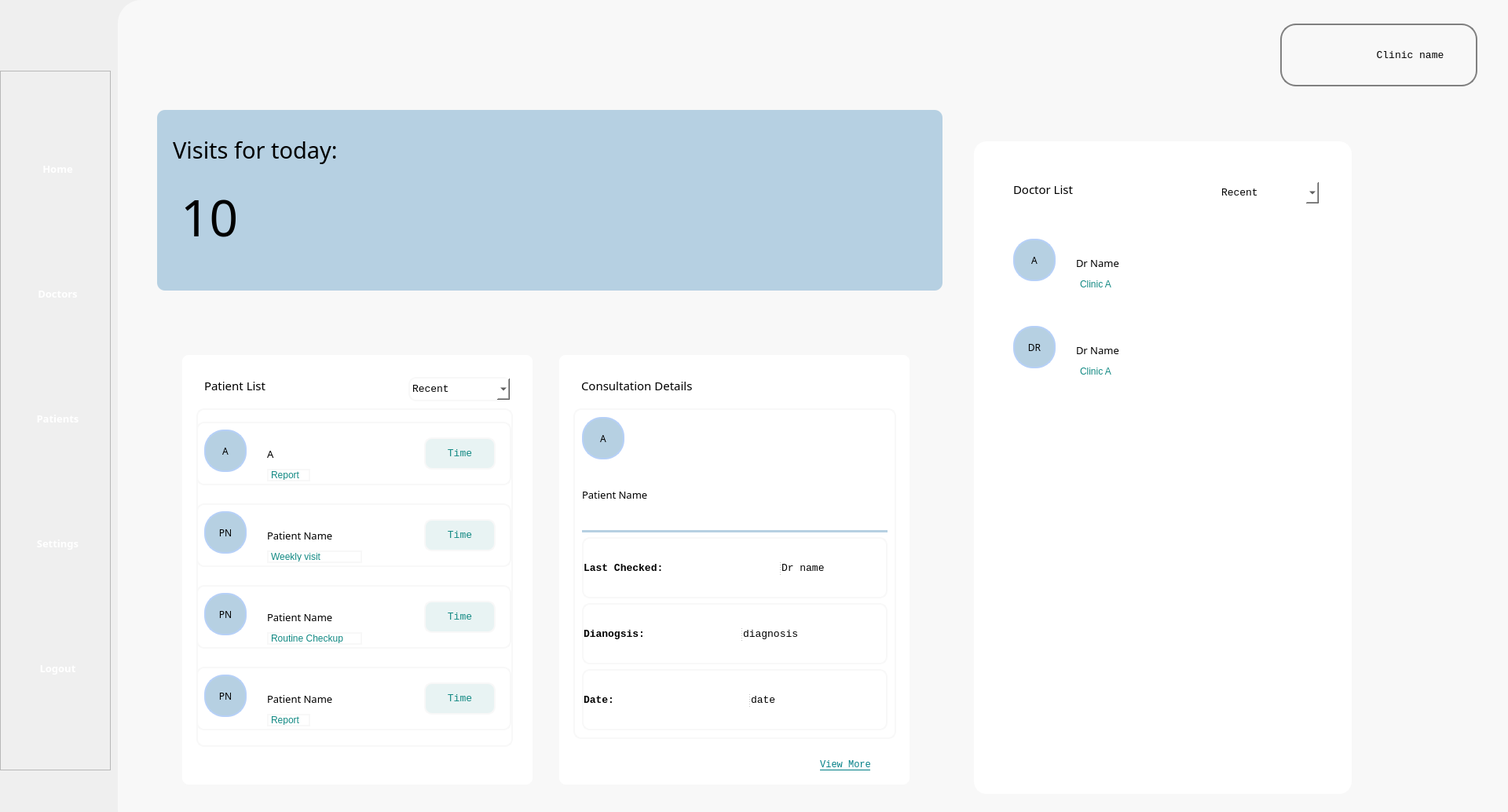
<?xml version="1.0" encoding="UTF-8"?>
<ui version="4.0">
 <class>Form</class>
 <widget class="QWidget" name="Form">
  <property name="geometry">
   <rect>
    <x>0</x>
    <y>0</y>
    <width>1920</width>
    <height>1034</height>
   </rect>
  </property>
  <property name="windowTitle">
   <string>Form</string>
  </property>
  <property name="styleSheet">
   <string notr="true">background-color: &quot;#B6D0E2&quot; </string>
  </property>
  <widget class="QWidget" name="background" native="true">
   <property name="geometry">
    <rect>
     <x>150</x>
     <y>0</y>
     <width>1771</width>
     <height>1061</height>
    </rect>
   </property>
   <property name="styleSheet">
    <string notr="true">background-color: #F8F8F8;
border-bottom-left-radius: 30px;
border-top-left-radius: 30px;
text-align: center;</string>
   </property>
   <widget class="QFrame" name="feedback_frame">
    <property name="geometry">
     <rect>
      <x>1090</x>
      <y>180</y>
      <width>481</width>
      <height>831</height>
     </rect>
    </property>
    <property name="styleSheet">
     <string notr="true">border: 2px solid #FFFFFF;
border-radius: 16px;
background-color: white</string>
    </property>
    <property name="frameShape">
     <enum>QFrame::StyledPanel</enum>
    </property>
    <property name="frameShadow">
     <enum>QFrame::Raised</enum>
    </property>
    <widget class="QFrame" name="upcomin_appt_frame_2">
     <property name="geometry">
      <rect>
       <x>20</x>
       <y>20</y>
       <width>450</width>
       <height>551</height>
      </rect>
     </property>
     <property name="styleSheet">
      <string notr="true">background-color : #ffffff;</string>
     </property>
     <property name="frameShape">
      <enum>QFrame::StyledPanel</enum>
     </property>
     <property name="frameShadow">
      <enum>QFrame::Raised</enum>
     </property>
     <widget class="QLabel" name="upcoming_label_2">
      <property name="geometry">
       <rect>
        <x>30</x>
        <y>20</y>
        <width>211</width>
        <height>41</height>
       </rect>
      </property>
      <property name="font">
       <font>
        <family>Cascadia Code</family>
        <pointsize>11</pointsize>
       </font>
      </property>
      <property name="styleSheet">
       <string notr="true">border : none;
</string>
      </property>
      <property name="text">
       <string>Doctor List</string>
      </property>
     </widget>
     <widget class="QComboBox" name="comboBox_2">
      <property name="geometry">
       <rect>
        <x>290</x>
        <y>30</y>
        <width>131</width>
        <height>31</height>
       </rect>
      </property>
      <property name="font">
       <font>
        <family>Consolas</family>
        <pointsize>10</pointsize>
       </font>
      </property>
      <item>
       <property name="text">
        <string>Recent</string>
       </property>
      </item>
      <item>
       <property name="text">
        <string>Oldest</string>
       </property>
      </item>
     </widget>
     <widget class="QWidget" name="">
      <property name="geometry">
       <rect>
        <x>20</x>
        <y>70</y>
        <width>403</width>
        <height>241</height>
       </rect>
      </property>
      <layout class="QVBoxLayout" name="verticalLayout_4">
       <item>
        <widget class="QFrame" name="clinicReq_frame_6">
         <property name="minimumSize">
          <size>
           <width>401</width>
           <height>81</height>
          </size>
         </property>
         <property name="maximumSize">
          <size>
           <width>401</width>
           <height>81</height>
          </size>
         </property>
         <property name="frameShape">
          <enum>QFrame::StyledPanel</enum>
         </property>
         <property name="frameShadow">
          <enum>QFrame::Raised</enum>
         </property>
         <widget class="QLabel" name="doc_name_label_6">
          <property name="geometry">
           <rect>
            <x>90</x>
            <y>30</y>
            <width>121</width>
            <height>21</height>
           </rect>
          </property>
          <property name="font">
           <font>
            <family>Cascadia Code</family>
            <pointsize>10</pointsize>
           </font>
          </property>
          <property name="styleSheet">
           <string notr="true">border : none;
</string>
          </property>
          <property name="text">
           <string>Dr Name</string>
          </property>
         </widget>
         <widget class="QLabel" name="doc_logo_label_2">
          <property name="geometry">
           <rect>
            <x>10</x>
            <y>10</y>
            <width>54</width>
            <height>54</height>
           </rect>
          </property>
          <property name="font">
           <font>
            <family>Cascadia Code</family>
            <pointsize>9</pointsize>
           </font>
          </property>
          <property name="styleSheet">
           <string notr="true">background-color: #B6D0E2; /* Fill color */
border-radius: 25px; /* Radius to make it round */
border: 2px solid #B6D0F7; /*  Border color and thickness */
min-width: 50px; /* Ensure the QLabel is a circle */
min-height: 50px; /* Ensure the QLabel is a circle */
max-width: 50px; /* Ensure the QLabel is a circle */
max-height: 50px; /* Ensure the QLabel is a circle */</string>
          </property>
          <property name="text">
           <string>A</string>
          </property>
          <property name="alignment">
           <set>Qt::AlignCenter</set>
          </property>
         </widget>
         <widget class="QLabel" name="patient_visit_reason_label_6">
          <property name="geometry">
           <rect>
            <x>90</x>
            <y>60</y>
            <width>55</width>
            <height>16</height>
           </rect>
          </property>
          <property name="styleSheet">
           <string notr="true">color: #128983</string>
          </property>
          <property name="text">
           <string>Clinic A</string>
          </property>
         </widget>
        </widget>
       </item>
       <item>
        <widget class="QFrame" name="clinicReq_frame_7">
         <property name="minimumSize">
          <size>
           <width>401</width>
           <height>81</height>
          </size>
         </property>
         <property name="maximumSize">
          <size>
           <width>401</width>
           <height>81</height>
          </size>
         </property>
         <property name="frameShape">
          <enum>QFrame::StyledPanel</enum>
         </property>
         <property name="frameShadow">
          <enum>QFrame::Raised</enum>
         </property>
         <widget class="QLabel" name="doc_name_label_7">
          <property name="geometry">
           <rect>
            <x>90</x>
            <y>30</y>
            <width>151</width>
            <height>21</height>
           </rect>
          </property>
          <property name="font">
           <font>
            <family>Cascadia Code</family>
            <pointsize>10</pointsize>
           </font>
          </property>
          <property name="styleSheet">
           <string notr="true">border : none;
</string>
          </property>
          <property name="text">
           <string>Dr Name</string>
          </property>
         </widget>
         <widget class="QLabel" name="clinic_name_label">
          <property name="geometry">
           <rect>
            <x>90</x>
            <y>60</y>
            <width>55</width>
            <height>16</height>
           </rect>
          </property>
          <property name="styleSheet">
           <string notr="true">color: #128983</string>
          </property>
          <property name="text">
           <string>Clinic A</string>
          </property>
         </widget>
         <widget class="QLabel" name="doc_logo_label_3">
          <property name="geometry">
           <rect>
            <x>10</x>
            <y>10</y>
            <width>54</width>
            <height>54</height>
           </rect>
          </property>
          <property name="font">
           <font>
            <family>Cascadia Code</family>
            <pointsize>9</pointsize>
           </font>
          </property>
          <property name="styleSheet">
           <string notr="true">background-color: #B6D0E2; /* Fill color */
border-radius: 25px; /* Radius to make it round */
border: 2px solid #B6D0F7; /*  Border color and thickness */
min-width: 50px; /* Ensure the QLabel is a circle */
min-height: 50px; /* Ensure the QLabel is a circle */
max-width: 50px; /* Ensure the QLabel is a circle */
max-height: 50px; /* Ensure the QLabel is a circle */</string>
          </property>
          <property name="text">
           <string>DR</string>
          </property>
          <property name="alignment">
           <set>Qt::AlignCenter</set>
          </property>
         </widget>
        </widget>
       </item>
      </layout>
     </widget>
    </widget>
   </widget>
   <widget class="QPushButton" name="noti_icon">
    <property name="geometry">
     <rect>
      <x>1380</x>
      <y>30</y>
      <width>70</width>
      <height>81</height>
     </rect>
    </property>
    <property name="text">
     <string/>
    </property>
    <property name="icon">
     <iconset>
      <normaloff>../Images/icon/notification.png</normaloff>../Images/icon/notification.png</iconset>
    </property>
    <property name="iconSize">
     <size>
      <width>40</width>
      <height>40</height>
     </size>
    </property>
   </widget>
   <widget class="QFrame" name="user_frame">
    <property name="geometry">
     <rect>
      <x>1480</x>
      <y>30</y>
      <width>251</width>
      <height>80</height>
     </rect>
    </property>
    <property name="styleSheet">
     <string notr="true">border-radius: 20px; border: 2px solid #808080</string>
    </property>
    <property name="frameShape">
     <enum>QFrame::StyledPanel</enum>
    </property>
    <property name="frameShadow">
     <enum>QFrame::Raised</enum>
    </property>
    <widget class="QLabel" name="profile_icon">
     <property name="geometry">
      <rect>
       <x>10</x>
       <y>10</y>
       <width>60</width>
       <height>60</height>
      </rect>
     </property>
     <property name="styleSheet">
      <string notr="true">border: none</string>
     </property>
     <property name="text">
      <string/>
     </property>
     <property name="pixmap">
      <pixmap>../Images/icon/profile_icon.png</pixmap>
     </property>
     <property name="scaledContents">
      <bool>true</bool>
     </property>
    </widget>
    <widget class="QPushButton" name="profile_btn">
     <property name="geometry">
      <rect>
       <x>110</x>
       <y>25</y>
       <width>111</width>
       <height>31</height>
      </rect>
     </property>
     <property name="font">
      <font>
       <family>Consolas</family>
       <pointsize>10</pointsize>
      </font>
     </property>
     <property name="styleSheet">
      <string notr="true">border: none</string>
     </property>
     <property name="text">
      <string>Clinic name</string>
     </property>
    </widget>
   </widget>
   <widget class="QFrame" name="clinic_req_frame">
    <property name="geometry">
     <rect>
      <x>50</x>
      <y>140</y>
      <width>1000</width>
      <height>230</height>
     </rect>
    </property>
    <property name="styleSheet">
     <string notr="true">border-radius: 10px;
    background-color: #B6D0E2;
    background-image: qlineargradient(
        spread: pad, 
        x1: 0, y1: 0, 
        x2: 0, y2: 1, 
        stop: 0 #B6D0E2, 
        stop: 1 #FFFFFF
    );</string>
    </property>
    <property name="frameShape">
     <enum>QFrame::StyledPanel</enum>
    </property>
    <property name="frameShadow">
     <enum>QFrame::Raised</enum>
    </property>
    <widget class="QLabel" name="visit_for_today_label">
     <property name="geometry">
      <rect>
       <x>20</x>
       <y>20</y>
       <width>961</width>
       <height>61</height>
      </rect>
     </property>
     <property name="font">
      <font>
       <family>Cascadia Code</family>
       <pointsize>22</pointsize>
      </font>
     </property>
     <property name="text">
      <string>Visits for today:</string>
     </property>
     <property name="wordWrap">
      <bool>true</bool>
     </property>
    </widget>
    <widget class="QLabel" name="clinic_req__label">
     <property name="geometry">
      <rect>
       <x>30</x>
       <y>100</y>
       <width>141</width>
       <height>71</height>
      </rect>
     </property>
     <property name="font">
      <font>
       <family>Cascadia Code</family>
       <pointsize>48</pointsize>
      </font>
     </property>
     <property name="text">
      <string>10</string>
     </property>
    </widget>
   </widget>
   <widget class="QFrame" name="details_frame">
    <property name="geometry">
     <rect>
      <x>50</x>
      <y>420</y>
      <width>1000</width>
      <height>600</height>
     </rect>
    </property>
    <property name="styleSheet">
     <string notr="true">border: 2px solid #F8F8F8;
border-radius: 10px;

</string>
    </property>
    <property name="frameShape">
     <enum>QFrame::StyledPanel</enum>
    </property>
    <property name="frameShadow">
     <enum>QFrame::Raised</enum>
    </property>
    <property name="lineWidth">
     <number>6</number>
    </property>
    <widget class="QFrame" name="upcomin_appt_frame">
     <property name="geometry">
      <rect>
       <x>30</x>
       <y>30</y>
       <width>450</width>
       <height>551</height>
      </rect>
     </property>
     <property name="styleSheet">
      <string notr="true">background-color : #ffffff;</string>
     </property>
     <property name="frameShape">
      <enum>QFrame::StyledPanel</enum>
     </property>
     <property name="frameShadow">
      <enum>QFrame::Raised</enum>
     </property>
     <widget class="QLabel" name="upcoming_label">
      <property name="geometry">
       <rect>
        <x>30</x>
        <y>20</y>
        <width>211</width>
        <height>41</height>
       </rect>
      </property>
      <property name="font">
       <font>
        <family>Cascadia Code</family>
        <pointsize>11</pointsize>
       </font>
      </property>
      <property name="styleSheet">
       <string notr="true">border : none;
</string>
      </property>
      <property name="text">
       <string>Patient List</string>
      </property>
     </widget>
     <widget class="QComboBox" name="comboBox">
      <property name="geometry">
       <rect>
        <x>290</x>
        <y>30</y>
        <width>131</width>
        <height>31</height>
       </rect>
      </property>
      <property name="font">
       <font>
        <family>Consolas</family>
        <pointsize>10</pointsize>
       </font>
      </property>
      <item>
       <property name="text">
        <string>Recent</string>
       </property>
      </item>
      <item>
       <property name="text">
        <string>Oldest</string>
       </property>
      </item>
     </widget>
     <widget class="QWidget" name="">
      <property name="geometry">
       <rect>
        <x>20</x>
        <y>70</y>
        <width>403</width>
        <height>431</height>
       </rect>
      </property>
      <layout class="QVBoxLayout" name="verticalLayout_3">
       <item>
        <widget class="QFrame" name="clinicReq_frame">
         <property name="minimumSize">
          <size>
           <width>401</width>
           <height>81</height>
          </size>
         </property>
         <property name="maximumSize">
          <size>
           <width>401</width>
           <height>81</height>
          </size>
         </property>
         <property name="frameShape">
          <enum>QFrame::StyledPanel</enum>
         </property>
         <property name="frameShadow">
          <enum>QFrame::Raised</enum>
         </property>
         <widget class="QLabel" name="patient_name_label">
          <property name="geometry">
           <rect>
            <x>90</x>
            <y>30</y>
            <width>121</width>
            <height>21</height>
           </rect>
          </property>
          <property name="font">
           <font>
            <family>Cascadia Code</family>
            <pointsize>10</pointsize>
           </font>
          </property>
          <property name="styleSheet">
           <string notr="true">border : none;
</string>
          </property>
          <property name="text">
           <string>A</string>
          </property>
         </widget>
         <widget class="QLabel" name="patient_logo_label">
          <property name="geometry">
           <rect>
            <x>10</x>
            <y>10</y>
            <width>54</width>
            <height>54</height>
           </rect>
          </property>
          <property name="font">
           <font>
            <family>Cascadia Code</family>
            <pointsize>9</pointsize>
           </font>
          </property>
          <property name="styleSheet">
           <string notr="true">background-color: #B6D0E2; /* Fill color */
border-radius: 25px; /* Radius to make it round */
border: 2px solid #B6D0F7; /*  Border color and thickness */
min-width: 50px; /* Ensure the QLabel is a circle */
min-height: 50px; /* Ensure the QLabel is a circle */
max-width: 50px; /* Ensure the QLabel is a circle */
max-height: 50px; /* Ensure the QLabel is a circle */</string>
          </property>
          <property name="text">
           <string>A</string>
          </property>
          <property name="alignment">
           <set>Qt::AlignCenter</set>
          </property>
         </widget>
         <widget class="QLabel" name="label">
          <property name="geometry">
           <rect>
            <x>290</x>
            <y>20</y>
            <width>91</width>
            <height>41</height>
           </rect>
          </property>
          <property name="font">
           <font>
            <family>Consolas</family>
            <pointsize>10</pointsize>
           </font>
          </property>
          <property name="styleSheet">
           <string notr="true">background-color: rgba(18, 137, 131, 0.10);
color: #128983; text-align: center;
</string>
          </property>
          <property name="text">
           <string>Time</string>
          </property>
          <property name="alignment">
           <set>Qt::AlignCenter</set>
          </property>
         </widget>
         <widget class="QLabel" name="patient_visit_reason_label">
          <property name="geometry">
           <rect>
            <x>90</x>
            <y>60</y>
            <width>55</width>
            <height>16</height>
           </rect>
          </property>
          <property name="styleSheet">
           <string notr="true">color: #128983</string>
          </property>
          <property name="text">
           <string>Report</string>
          </property>
         </widget>
        </widget>
       </item>
       <item>
        <widget class="QFrame" name="clinicReq_frame_2">
         <property name="minimumSize">
          <size>
           <width>401</width>
           <height>81</height>
          </size>
         </property>
         <property name="maximumSize">
          <size>
           <width>401</width>
           <height>81</height>
          </size>
         </property>
         <property name="frameShape">
          <enum>QFrame::StyledPanel</enum>
         </property>
         <property name="frameShadow">
          <enum>QFrame::Raised</enum>
         </property>
         <widget class="QLabel" name="patient_name_label_2">
          <property name="geometry">
           <rect>
            <x>90</x>
            <y>30</y>
            <width>151</width>
            <height>21</height>
           </rect>
          </property>
          <property name="font">
           <font>
            <family>Cascadia Code</family>
            <pointsize>10</pointsize>
           </font>
          </property>
          <property name="styleSheet">
           <string notr="true">border : none;
</string>
          </property>
          <property name="text">
           <string>Patient Name</string>
          </property>
         </widget>
         <widget class="QLabel" name="clinic_logo_label_2">
          <property name="geometry">
           <rect>
            <x>10</x>
            <y>10</y>
            <width>54</width>
            <height>54</height>
           </rect>
          </property>
          <property name="font">
           <font>
            <family>Cascadia Code</family>
            <pointsize>9</pointsize>
           </font>
          </property>
          <property name="styleSheet">
           <string notr="true">background-color: #B6D0E2; /* Fill color */
border-radius: 25px; /* Radius to make it round */
border: 2px solid #B6D0F7; /*  Border color and thickness */
min-width: 50px; /* Ensure the QLabel is a circle */
min-height: 50px; /* Ensure the QLabel is a circle */
max-width: 50px; /* Ensure the QLabel is a circle */
max-height: 50px; /* Ensure the QLabel is a circle */</string>
          </property>
          <property name="text">
           <string>PN</string>
          </property>
          <property name="alignment">
           <set>Qt::AlignCenter</set>
          </property>
         </widget>
         <widget class="QLabel" name="label_2">
          <property name="geometry">
           <rect>
            <x>290</x>
            <y>20</y>
            <width>91</width>
            <height>41</height>
           </rect>
          </property>
          <property name="font">
           <font>
            <family>Consolas</family>
            <pointsize>10</pointsize>
           </font>
          </property>
          <property name="styleSheet">
           <string notr="true">background-color: rgba(18, 137, 131, 0.10);
color: #128983; text-align: center;
</string>
          </property>
          <property name="text">
           <string>Time</string>
          </property>
          <property name="alignment">
           <set>Qt::AlignCenter</set>
          </property>
         </widget>
         <widget class="QLabel" name="patient_visit_reason_label_2">
          <property name="geometry">
           <rect>
            <x>90</x>
            <y>60</y>
            <width>121</width>
            <height>16</height>
           </rect>
          </property>
          <property name="styleSheet">
           <string notr="true">color: #128983</string>
          </property>
          <property name="text">
           <string>Weekly visit</string>
          </property>
         </widget>
        </widget>
       </item>
       <item>
        <widget class="QFrame" name="clinicReq_frame_3">
         <property name="minimumSize">
          <size>
           <width>401</width>
           <height>81</height>
          </size>
         </property>
         <property name="maximumSize">
          <size>
           <width>401</width>
           <height>81</height>
          </size>
         </property>
         <property name="frameShape">
          <enum>QFrame::StyledPanel</enum>
         </property>
         <property name="frameShadow">
          <enum>QFrame::Raised</enum>
         </property>
         <widget class="QLabel" name="patient_name_label_3">
          <property name="geometry">
           <rect>
            <x>90</x>
            <y>30</y>
            <width>151</width>
            <height>21</height>
           </rect>
          </property>
          <property name="font">
           <font>
            <family>Cascadia Code</family>
            <pointsize>10</pointsize>
           </font>
          </property>
          <property name="styleSheet">
           <string notr="true">border : none;
</string>
          </property>
          <property name="text">
           <string>Patient Name</string>
          </property>
         </widget>
         <widget class="QLabel" name="clinic_logo_label_3">
          <property name="geometry">
           <rect>
            <x>10</x>
            <y>10</y>
            <width>54</width>
            <height>54</height>
           </rect>
          </property>
          <property name="font">
           <font>
            <family>Cascadia Code</family>
            <pointsize>9</pointsize>
           </font>
          </property>
          <property name="styleSheet">
           <string notr="true">background-color: #B6D0E2; /* Fill color */
border-radius: 25px; /* Radius to make it round */
border: 2px solid #B6D0F7; /*  Border color and thickness */
min-width: 50px; /* Ensure the QLabel is a circle */
min-height: 50px; /* Ensure the QLabel is a circle */
max-width: 50px; /* Ensure the QLabel is a circle */
max-height: 50px; /* Ensure the QLabel is a circle */</string>
          </property>
          <property name="text">
           <string>PN</string>
          </property>
          <property name="alignment">
           <set>Qt::AlignCenter</set>
          </property>
         </widget>
         <widget class="QLabel" name="label_3">
          <property name="geometry">
           <rect>
            <x>290</x>
            <y>20</y>
            <width>91</width>
            <height>41</height>
           </rect>
          </property>
          <property name="font">
           <font>
            <family>Consolas</family>
            <pointsize>10</pointsize>
           </font>
          </property>
          <property name="styleSheet">
           <string notr="true">background-color: rgba(18, 137, 131, 0.10);
color: #128983; text-align: center;

</string>
          </property>
          <property name="text">
           <string>Time</string>
          </property>
          <property name="alignment">
           <set>Qt::AlignCenter</set>
          </property>
         </widget>
         <widget class="QLabel" name="patient_visit_reason_label_3">
          <property name="geometry">
           <rect>
            <x>90</x>
            <y>60</y>
            <width>121</width>
            <height>16</height>
           </rect>
          </property>
          <property name="styleSheet">
           <string notr="true">color: #128983</string>
          </property>
          <property name="text">
           <string>Routine Checkup</string>
          </property>
         </widget>
        </widget>
       </item>
       <item>
        <widget class="QFrame" name="clinicReq_frame_4">
         <property name="minimumSize">
          <size>
           <width>401</width>
           <height>81</height>
          </size>
         </property>
         <property name="maximumSize">
          <size>
           <width>401</width>
           <height>81</height>
          </size>
         </property>
         <property name="frameShape">
          <enum>QFrame::StyledPanel</enum>
         </property>
         <property name="frameShadow">
          <enum>QFrame::Raised</enum>
         </property>
         <widget class="QLabel" name="patient_name_label_4">
          <property name="geometry">
           <rect>
            <x>90</x>
            <y>30</y>
            <width>151</width>
            <height>21</height>
           </rect>
          </property>
          <property name="font">
           <font>
            <family>Cascadia Code</family>
            <pointsize>10</pointsize>
           </font>
          </property>
          <property name="styleSheet">
           <string notr="true">border : none;
</string>
          </property>
          <property name="text">
           <string>Patient Name</string>
          </property>
         </widget>
         <widget class="QLabel" name="clinic_logo_label_4">
          <property name="geometry">
           <rect>
            <x>10</x>
            <y>10</y>
            <width>54</width>
            <height>54</height>
           </rect>
          </property>
          <property name="font">
           <font>
            <family>Cascadia Code</family>
            <pointsize>9</pointsize>
           </font>
          </property>
          <property name="styleSheet">
           <string notr="true">background-color: #B6D0E2; /* Fill color */
border-radius: 25px; /* Radius to make it round */
border: 2px solid #B6D0F7; /*  Border color and thickness */
min-width: 50px; /* Ensure the QLabel is a circle */
min-height: 50px; /* Ensure the QLabel is a circle */
max-width: 50px; /* Ensure the QLabel is a circle */
max-height: 50px; /* Ensure the QLabel is a circle */</string>
          </property>
          <property name="text">
           <string>PN</string>
          </property>
          <property name="alignment">
           <set>Qt::AlignCenter</set>
          </property>
         </widget>
         <widget class="QLabel" name="label_4">
          <property name="geometry">
           <rect>
            <x>290</x>
            <y>20</y>
            <width>91</width>
            <height>41</height>
           </rect>
          </property>
          <property name="font">
           <font>
            <family>Consolas</family>
            <pointsize>10</pointsize>
           </font>
          </property>
          <property name="styleSheet">
           <string notr="true">background-color: rgba(18, 137, 131, 0.10);
color: #128983; text-align: center;
</string>
          </property>
          <property name="text">
           <string>Time</string>
          </property>
          <property name="alignment">
           <set>Qt::AlignCenter</set>
          </property>
         </widget>
         <widget class="QLabel" name="patient_visit_reason_label_4">
          <property name="geometry">
           <rect>
            <x>90</x>
            <y>60</y>
            <width>55</width>
            <height>16</height>
           </rect>
          </property>
          <property name="styleSheet">
           <string notr="true">color: #128983</string>
          </property>
          <property name="text">
           <string>Report</string>
          </property>
         </widget>
        </widget>
       </item>
      </layout>
     </widget>
    </widget>
    <widget class="QFrame" name="request_detail_outer">
     <property name="geometry">
      <rect>
       <x>510</x>
       <y>30</y>
       <width>450</width>
       <height>551</height>
      </rect>
     </property>
     <property name="styleSheet">
      <string notr="true">background-color : #ffffff;</string>
     </property>
     <property name="frameShape">
      <enum>QFrame::StyledPanel</enum>
     </property>
     <property name="frameShadow">
      <enum>QFrame::Raised</enum>
     </property>
     <widget class="QLabel" name="req_detail_label">
      <property name="geometry">
       <rect>
        <x>30</x>
        <y>20</y>
        <width>381</width>
        <height>41</height>
       </rect>
      </property>
      <property name="font">
       <font>
        <family>Cascadia Code</family>
        <pointsize>11</pointsize>
       </font>
      </property>
      <property name="styleSheet">
       <string notr="true">border : none;
</string>
      </property>
      <property name="text">
       <string>Consultation Details</string>
      </property>
     </widget>
     <widget class="QFrame" name="clinic_details_inner">
      <property name="geometry">
       <rect>
        <x>20</x>
        <y>70</y>
        <width>411</width>
        <height>421</height>
       </rect>
      </property>
      <property name="frameShape">
       <enum>QFrame::StyledPanel</enum>
      </property>
      <property name="frameShadow">
       <enum>QFrame::Raised</enum>
      </property>
      <layout class="QVBoxLayout" name="verticalLayout_2">
       <item>
        <widget class="QLabel" name="patient_logo">
         <property name="font">
          <font>
           <family>Cascadia Code</family>
           <pointsize>9</pointsize>
          </font>
         </property>
         <property name="styleSheet">
          <string notr="true">background-color: #B6D0E2; /* Fill color */
border-radius: 25px; /* Radius to make it round */
border: 2px solid #B6D0F7; /*  Border color and thickness */
min-width: 50px; /* Ensure the QLabel is a circle */
min-height: 50px; /* Ensure the QLabel is a circle */
max-width: 50px; /* Ensure the QLabel is a circle */
max-height: 50px; /* Ensure the QLabel is a circle */</string>
         </property>
         <property name="text">
          <string>A</string>
         </property>
         <property name="alignment">
          <set>Qt::AlignCenter</set>
         </property>
        </widget>
       </item>
       <item>
        <widget class="QLabel" name="patient_name">
         <property name="font">
          <font>
           <family>Cascadia Code</family>
           <pointsize>10</pointsize>
          </font>
         </property>
         <property name="styleSheet">
          <string notr="true">border : none;
</string>
         </property>
         <property name="text">
          <string>Patient Name</string>
         </property>
        </widget>
       </item>
       <item>
        <widget class="QFrame" name="line">
         <property name="minimumSize">
          <size>
           <width>357</width>
           <height>3</height>
          </size>
         </property>
         <property name="maximumSize">
          <size>
           <width>16777215</width>
           <height>3</height>
          </size>
         </property>
         <property name="styleSheet">
          <string notr="true">background-color: #B6D0E2; border: none;</string>
         </property>
         <property name="frameShape">
          <enum>QFrame::StyledPanel</enum>
         </property>
         <property name="frameShadow">
          <enum>QFrame::Raised</enum>
         </property>
        </widget>
       </item>
       <item>
        <widget class="QSplitter" name="splitter">
         <property name="orientation">
          <enum>Qt::Horizontal</enum>
         </property>
         <widget class="QLabel" name="phone_label">
          <property name="font">
           <font>
            <family>Consolas</family>
            <pointsize>10</pointsize>
            <weight>75</weight>
            <bold>true</bold>
           </font>
          </property>
          <property name="styleSheet">
           <string notr="true">border: none;</string>
          </property>
          <property name="lineWidth">
           <number>0</number>
          </property>
          <property name="text">
           <string>Last Checked:</string>
          </property>
         </widget>
         <widget class="QLabel" name="add_display_2">
          <property name="font">
           <font>
            <family>Consolas</family>
            <pointsize>10</pointsize>
            <weight>50</weight>
            <bold>false</bold>
           </font>
          </property>
          <property name="styleSheet">
           <string notr="true">border: none;</string>
          </property>
          <property name="text">
           <string>Dr name</string>
          </property>
          <property name="scaledContents">
           <bool>false</bool>
          </property>
          <property name="wordWrap">
           <bool>true</bool>
          </property>
         </widget>
        </widget>
       </item>
       <item>
        <widget class="QSplitter" name="splitter_2">
         <property name="orientation">
          <enum>Qt::Horizontal</enum>
         </property>
         <widget class="QLabel" name="diagnosis_label">
          <property name="font">
           <font>
            <family>Consolas</family>
            <pointsize>10</pointsize>
            <weight>75</weight>
            <bold>true</bold>
           </font>
          </property>
          <property name="styleSheet">
           <string notr="true">border: none;</string>
          </property>
          <property name="text">
           <string>Dianogsis:</string>
          </property>
         </widget>
         <widget class="QLabel" name="add_display">
          <property name="font">
           <font>
            <family>Consolas</family>
            <pointsize>10</pointsize>
            <weight>50</weight>
            <bold>false</bold>
           </font>
          </property>
          <property name="styleSheet">
           <string notr="true">border: none;</string>
          </property>
          <property name="text">
           <string>diagnosis</string>
          </property>
          <property name="scaledContents">
           <bool>false</bool>
          </property>
          <property name="wordWrap">
           <bool>true</bool>
          </property>
         </widget>
        </widget>
       </item>
       <item>
        <widget class="QSplitter" name="splitter_3">
         <property name="orientation">
          <enum>Qt::Horizontal</enum>
         </property>
         <widget class="QLabel" name="date_text">
          <property name="font">
           <font>
            <family>Consolas</family>
            <pointsize>10</pointsize>
            <weight>75</weight>
            <bold>true</bold>
           </font>
          </property>
          <property name="styleSheet">
           <string notr="true">border: none;</string>
          </property>
          <property name="text">
           <string>Date:</string>
          </property>
          <property name="wordWrap">
           <bool>true</bool>
          </property>
         </widget>
         <widget class="QLabel" name="hour_display">
          <property name="font">
           <font>
            <family>Consolas</family>
            <pointsize>10</pointsize>
            <weight>50</weight>
            <bold>false</bold>
           </font>
          </property>
          <property name="styleSheet">
           <string notr="true">border: none;</string>
          </property>
          <property name="text">
           <string>date</string>
          </property>
          <property name="scaledContents">
           <bool>false</bool>
          </property>
          <property name="wordWrap">
           <bool>true</bool>
          </property>
         </widget>
        </widget>
       </item>
      </layout>
     </widget>
     <widget class="QPushButton" name="view_detail_btn">
      <property name="geometry">
       <rect>
        <x>320</x>
        <y>510</y>
        <width>93</width>
        <height>28</height>
       </rect>
      </property>
      <property name="font">
       <font>
        <family>Consolas</family>
        <pointsize>9</pointsize>
        <underline>true</underline>
       </font>
      </property>
      <property name="styleSheet">
       <string notr="true">color: #007E85; border: none;</string>
      </property>
      <property name="text">
       <string>View More</string>
      </property>
     </widget>
    </widget>
   </widget>
  </widget>
  <widget class="QFrame" name="frame">
   <property name="geometry">
    <rect>
     <x>0</x>
     <y>90</y>
     <width>141</width>
     <height>891</height>
    </rect>
   </property>
   <property name="frameShape">
    <enum>QFrame::StyledPanel</enum>
   </property>
   <property name="frameShadow">
    <enum>QFrame::Raised</enum>
   </property>
   <widget class="QWidget" name="layoutWidget">
    <property name="geometry">
     <rect>
      <x>31</x>
      <y>20</y>
      <width>87</width>
      <height>851</height>
     </rect>
    </property>
    <layout class="QVBoxLayout" name="verticalLayout">
     <item>
      <widget class="QToolButton" name="home_navigation">
       <property name="enabled">
        <bool>true</bool>
       </property>
       <property name="sizePolicy">
        <sizepolicy hsizetype="Fixed" vsizetype="Fixed">
         <horstretch>0</horstretch>
         <verstretch>0</verstretch>
        </sizepolicy>
       </property>
       <property name="minimumSize">
        <size>
         <width>85</width>
         <height>96</height>
        </size>
       </property>
       <property name="maximumSize">
        <size>
         <width>85</width>
         <height>96</height>
        </size>
       </property>
       <property name="font">
        <font>
         <family>Source Sans Pro Semibold</family>
         <pointsize>10</pointsize>
         <weight>75</weight>
         <bold>true</bold>
        </font>
       </property>
       <property name="styleSheet">
        <string notr="true">border: none; 
color: white;</string>
       </property>
       <property name="text">
        <string>   Home   </string>
       </property>
       <property name="icon">
        <iconset>
         <normaloff>../Images/nav_images/home_page_icon.png</normaloff>../Images/nav_images/home_page_icon.png</iconset>
       </property>
       <property name="iconSize">
        <size>
         <width>70</width>
         <height>70</height>
        </size>
       </property>
       <property name="toolButtonStyle">
        <enum>Qt::ToolButtonTextUnderIcon</enum>
       </property>
      </widget>
     </item>
     <item>
      <widget class="QToolButton" name="doctors_navigation">
       <property name="enabled">
        <bool>true</bool>
       </property>
       <property name="sizePolicy">
        <sizepolicy hsizetype="Fixed" vsizetype="Fixed">
         <horstretch>0</horstretch>
         <verstretch>0</verstretch>
        </sizepolicy>
       </property>
       <property name="minimumSize">
        <size>
         <width>85</width>
         <height>96</height>
        </size>
       </property>
       <property name="maximumSize">
        <size>
         <width>85</width>
         <height>96</height>
        </size>
       </property>
       <property name="font">
        <font>
         <family>Source Sans Pro Semibold</family>
         <pointsize>10</pointsize>
         <weight>75</weight>
         <bold>true</bold>
        </font>
       </property>
       <property name="styleSheet">
        <string notr="true">border: none; 
color: white;</string>
       </property>
       <property name="text">
        <string>Doctors</string>
       </property>
       <property name="icon">
        <iconset>
         <normaloff>../Images/nav_images/services_icon.png</normaloff>../Images/nav_images/services_icon.png</iconset>
       </property>
       <property name="iconSize">
        <size>
         <width>70</width>
         <height>70</height>
        </size>
       </property>
       <property name="toolButtonStyle">
        <enum>Qt::ToolButtonTextUnderIcon</enum>
       </property>
      </widget>
     </item>
     <item>
      <widget class="QToolButton" name="patients_navigation">
       <property name="enabled">
        <bool>true</bool>
       </property>
       <property name="sizePolicy">
        <sizepolicy hsizetype="Fixed" vsizetype="Fixed">
         <horstretch>0</horstretch>
         <verstretch>0</verstretch>
        </sizepolicy>
       </property>
       <property name="minimumSize">
        <size>
         <width>85</width>
         <height>96</height>
        </size>
       </property>
       <property name="maximumSize">
        <size>
         <width>85</width>
         <height>96</height>
        </size>
       </property>
       <property name="font">
        <font>
         <family>Source Sans Pro Semibold</family>
         <pointsize>10</pointsize>
         <weight>75</weight>
         <bold>true</bold>
        </font>
       </property>
       <property name="styleSheet">
        <string notr="true">border: none; 
color: white;</string>
       </property>
       <property name="text">
        <string>Patients</string>
       </property>
       <property name="icon">
        <iconset>
         <normaloff>../Images/nav_images/feedback_icon.png</normaloff>../Images/nav_images/feedback_icon.png</iconset>
       </property>
       <property name="iconSize">
        <size>
         <width>70</width>
         <height>70</height>
        </size>
       </property>
       <property name="toolButtonStyle">
        <enum>Qt::ToolButtonTextUnderIcon</enum>
       </property>
      </widget>
     </item>
     <item>
      <widget class="QToolButton" name="settings_navigation">
       <property name="enabled">
        <bool>true</bool>
       </property>
       <property name="sizePolicy">
        <sizepolicy hsizetype="Fixed" vsizetype="Fixed">
         <horstretch>0</horstretch>
         <verstretch>0</verstretch>
        </sizepolicy>
       </property>
       <property name="minimumSize">
        <size>
         <width>85</width>
         <height>96</height>
        </size>
       </property>
       <property name="maximumSize">
        <size>
         <width>85</width>
         <height>96</height>
        </size>
       </property>
       <property name="font">
        <font>
         <family>Source Sans Pro Semibold</family>
         <pointsize>10</pointsize>
         <weight>75</weight>
         <bold>true</bold>
        </font>
       </property>
       <property name="styleSheet">
        <string notr="true">border: none; 
color: white;</string>
       </property>
       <property name="text">
        <string>Settings</string>
       </property>
       <property name="icon">
        <iconset>
         <normaloff>../Images/nav_images/settings_page_icon.png</normaloff>../Images/nav_images/settings_page_icon.png</iconset>
       </property>
       <property name="iconSize">
        <size>
         <width>70</width>
         <height>70</height>
        </size>
       </property>
       <property name="toolButtonStyle">
        <enum>Qt::ToolButtonTextUnderIcon</enum>
       </property>
      </widget>
     </item>
     <item>
      <widget class="QToolButton" name="logout_navigation">
       <property name="enabled">
        <bool>true</bool>
       </property>
       <property name="sizePolicy">
        <sizepolicy hsizetype="Fixed" vsizetype="Fixed">
         <horstretch>0</horstretch>
         <verstretch>0</verstretch>
        </sizepolicy>
       </property>
       <property name="minimumSize">
        <size>
         <width>85</width>
         <height>96</height>
        </size>
       </property>
       <property name="maximumSize">
        <size>
         <width>85</width>
         <height>96</height>
        </size>
       </property>
       <property name="font">
        <font>
         <family>Source Sans Pro Semibold</family>
         <pointsize>10</pointsize>
         <weight>75</weight>
         <bold>true</bold>
        </font>
       </property>
       <property name="styleSheet">
        <string notr="true">border: none; 
color: white;</string>
       </property>
       <property name="text">
        <string>Logout</string>
       </property>
       <property name="icon">
        <iconset>
         <normaloff>../Images/nav_images/logout_icon.png</normaloff>../Images/nav_images/logout_icon.png</iconset>
       </property>
       <property name="iconSize">
        <size>
         <width>70</width>
         <height>70</height>
        </size>
       </property>
       <property name="toolButtonStyle">
        <enum>Qt::ToolButtonTextUnderIcon</enum>
       </property>
      </widget>
     </item>
    </layout>
   </widget>
  </widget>
 </widget>
 <resources/>
 <connections/>
</ui>
